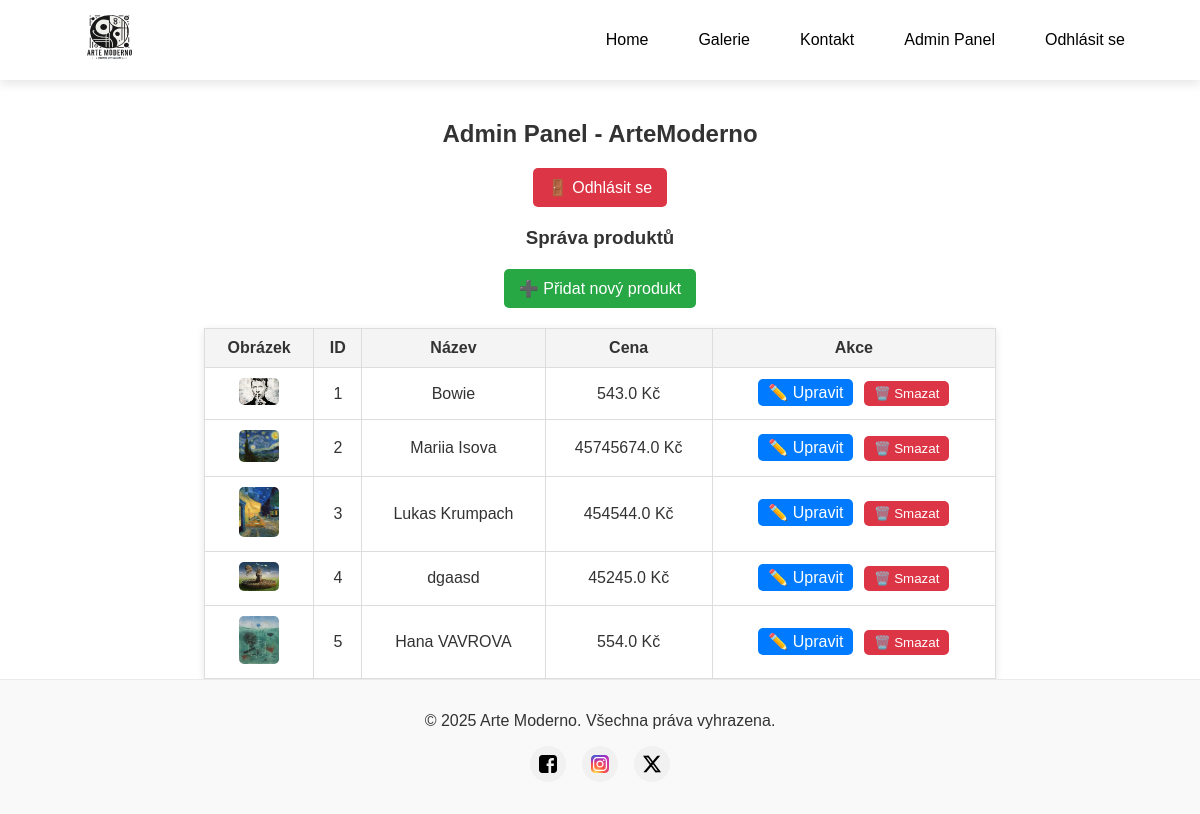
The app's page /admin/dashboard (signed in), older data.
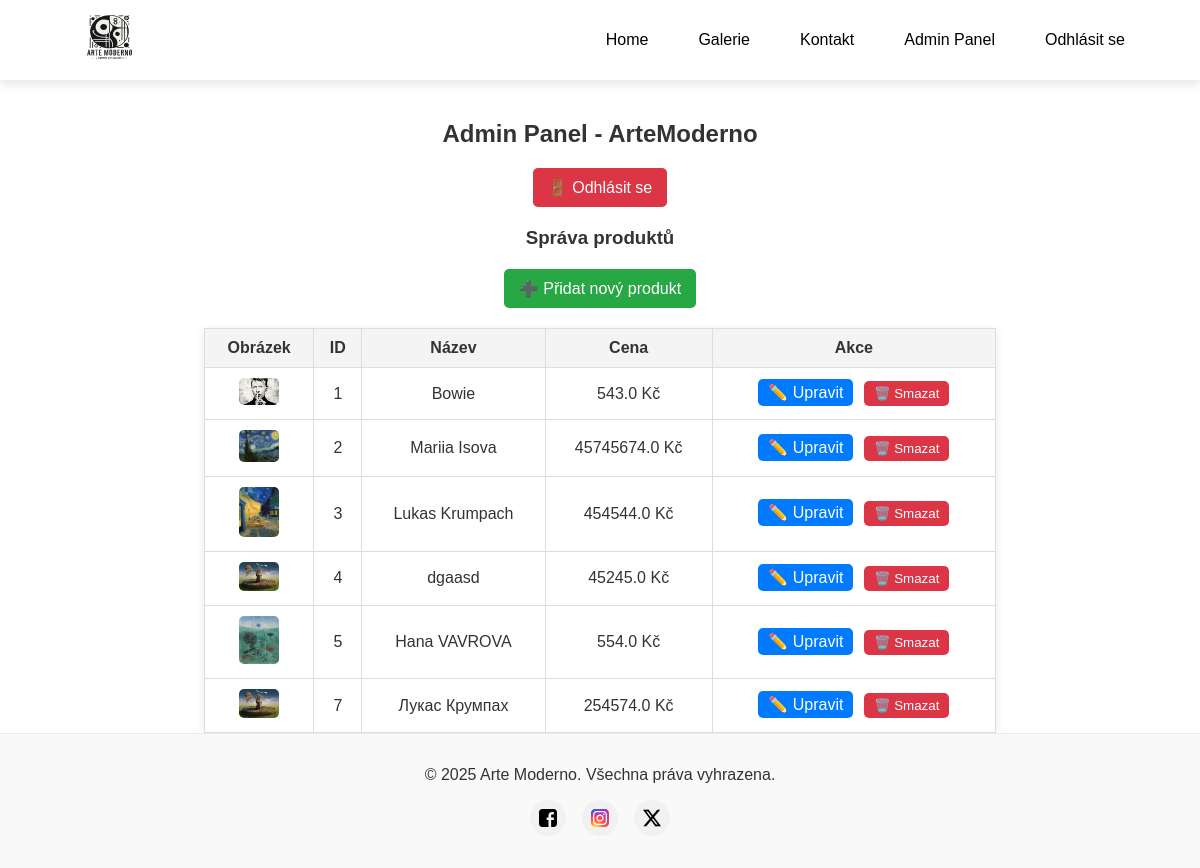
The same page, newer data.
### app/models.py (models this page shows, shortened)
class Product(db.Model):
    id = db.Column(db.Integer, primary_key=True)
    position_id = db.Column(db.Integer, unique=True, nullable=False)
    name = db.Column(db.String(150), nullable=False)
    description = db.Column(db.Text, nullable=True)
    price = db.Column(db.Float, nullable=False)
    image_filename = db.Column(db.String(300), nullable=True)  # Název souboru obrázku
    stock = db.Column(db.Integer, nullable=False, default=0)
    created_at = db.Column(db.DateTime, default=datetime.utcnow)

### app/views/admin_routes.py (the view)
@admin.route("/dashboard")
@admin_required
def dashboard():
    print(f"DEBUG: Přihlášený uživatel: {current_user.username}, Role: {current_user.role}")
    products = Product.query.all()
    return render_template("admin_dashboard.html", products=products)

### app/views/admin_routes.py (called while the page is built)
def admin_required(f):
    @wraps(f)
    def decorated_function(*args, **kwargs):
        if not current_user.is_authenticated:
            flash("Musíte být přihlášen/a jako administrátor.", "error")
            return redirect(url_for("admin.login"))
        if current_user.role != 'admin':
            flash("Nemáte oprávnění přistupovat k admin panelu.", "error")
            return redirect(url_for("views.home"))
        return f(*args, **kwargs)
    return decorated_function

### app/templates/admin_dashboard.html (shortened to what this page needs)
{% extends "layout.html" %} {% block title %}Admin Panel{% endblock %} {% block
content %}
<h2>Admin Panel - ArteModerno</h2>
<a href="{{ url_for('admin.logout') }}" class="btn-logout">🚪 Odhlásit se</a>
<h3>Správa produktů</h3>
<a href="{{ url_for('admin.add_product') }}" class="btn-add-product"
  >➕ Přidat nový produkt</a
>
<table class="admin-table">
  <thead>
    <tr>
      <th>Obrázek</th>
      <th>ID</th>
      <th>Název</th>
      <th>Cena</th>
      <th>Akce</th>
    </tr>
  </thead>
  <tbody>
    {% for product in products %}
    <tr>
      <td>
        {% if product.image_filename %}
        <img
          src="{{ url_for('static', filename='uploads/' ~ product.image_filename) }}"
          alt="{{ product.name }}"
          class="product-thumbnail"
        />
        {% else %}
        <span>Žádný obrázek</span>
        {% endif %}
      </td>
      <td>{{ product.position_id }}</td>
      <td>{{ product.name }}</td>
      <td>{{ product.price }} Kč</td>
      <td class="actions">
        <a
          href="{{ url_for('admin.edit_product', product_id=product.id) }}"
          class="btn-edit"
          >✏️ Upravit</a
        >
        <form
          method="POST"
          action="{{ url_for('admin.delete_product', product_id=product.id) }}"
          class="delete-form"
        >
          <button
            type="submit"
            class="btn-delete"
            onclick="return confirm('Opravdu chcete smazat tento produkt?')"
          >
            🗑️ Smazat
          </button>
        </form>
      </td>
    </tr>
    {% endfor %}
  </tbody>
</table>
{% endblock %}

Row changes from the older to the newer data that the page shows:
added Product: image_filename (picture), position_id "7", name "Лукас Крумпах", price "254574.0"
